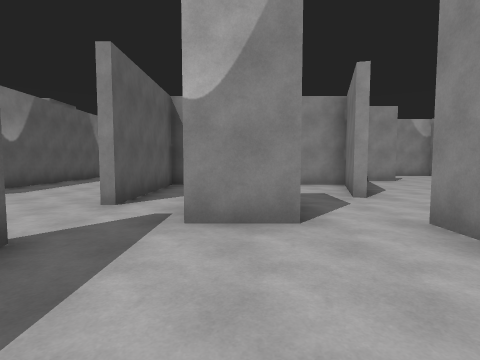
[1] (above)

24 first-person views from a walk through a Unity game level. The camera is 1.5 m above the floor, tilts 4° down and sees 80° across. The floor is counted in squares, 2 m on a side. Each view is taken from the middle of a square. On the plan, view 1 faces up. The plan holds only what a view shows up to about 10 squares ahead; the rest is blank. The player character is not drawn.

[2]
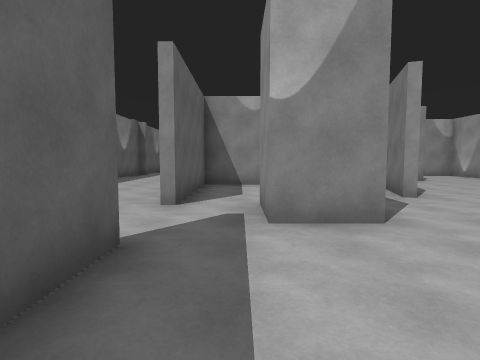

[3]
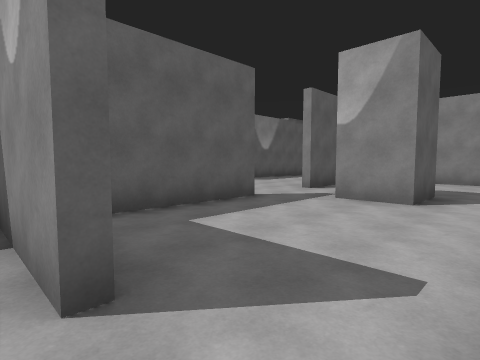

[4]
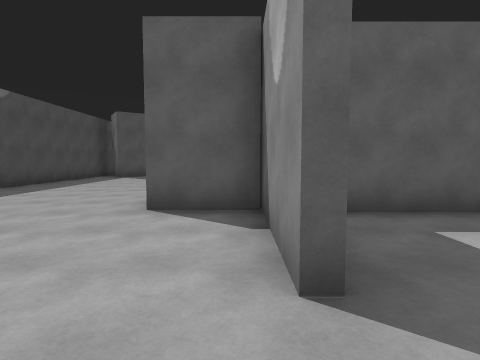

[5]
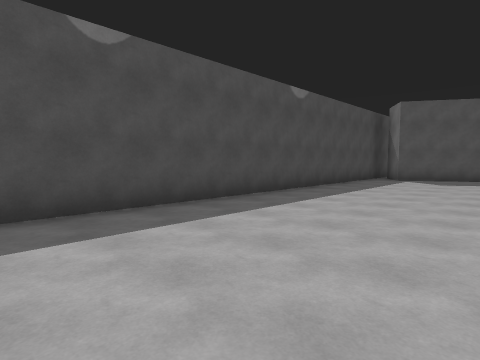

[6]
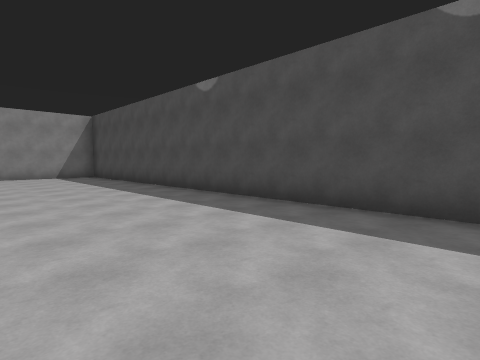

[7]
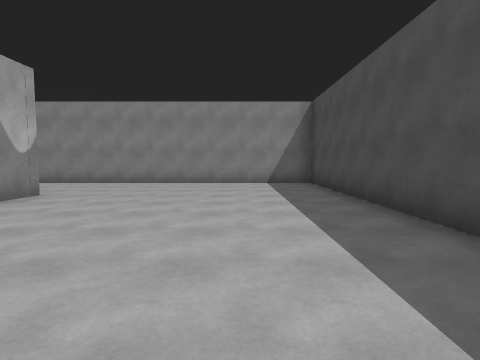

[8]
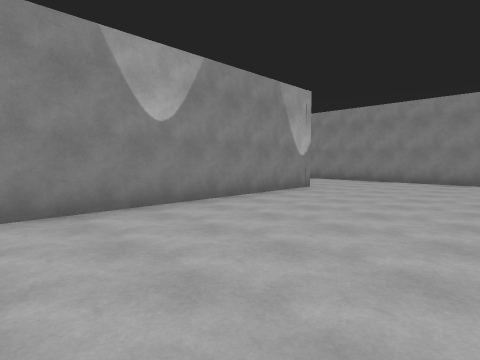

[9]
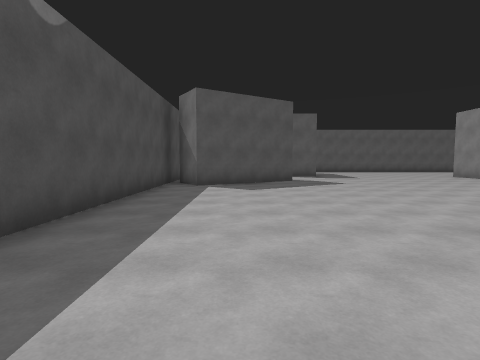

[10]
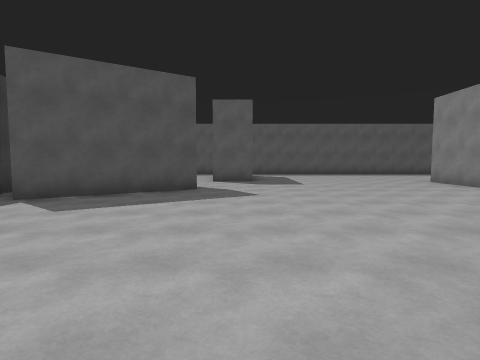

[11]
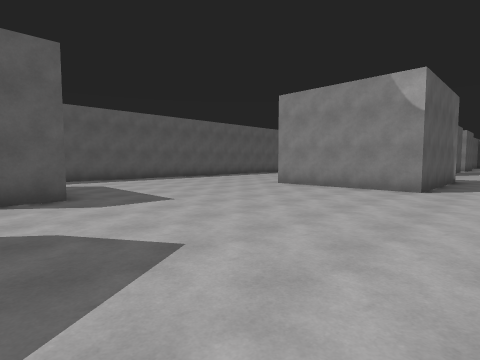

[12]
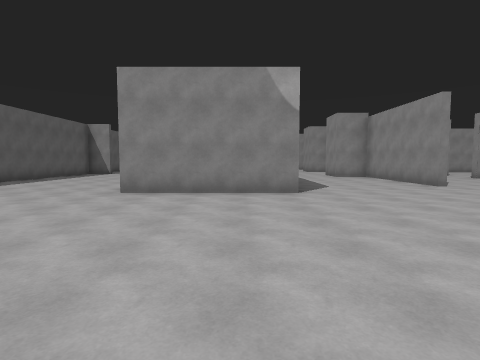

[13]
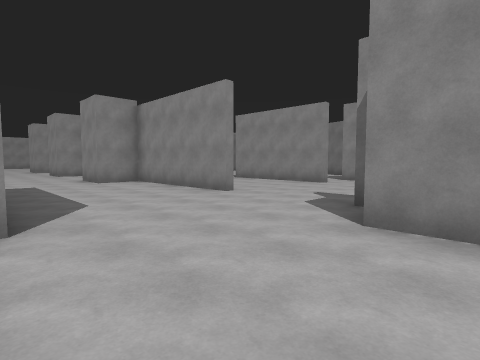

[14]
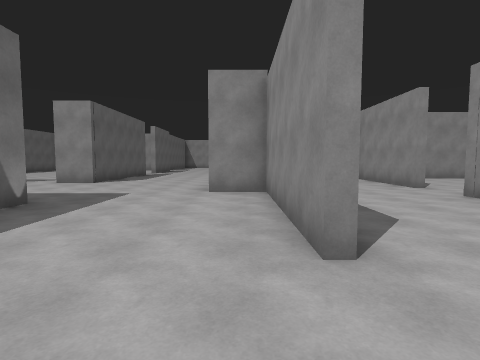

[15]
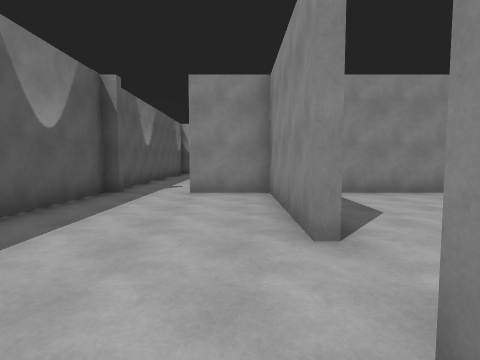

[16]
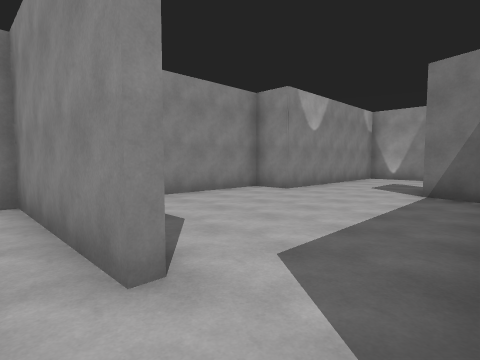

[17]
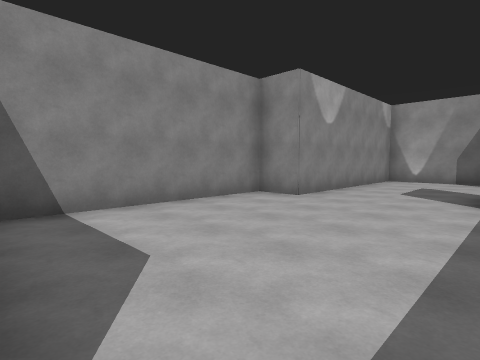

[18]
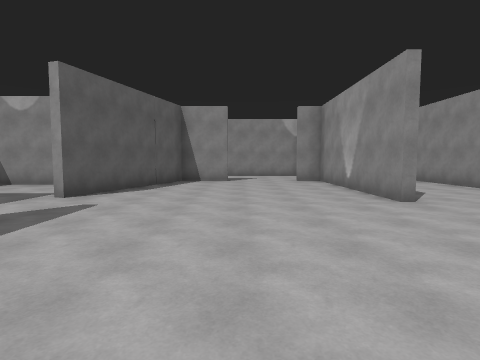

[19]
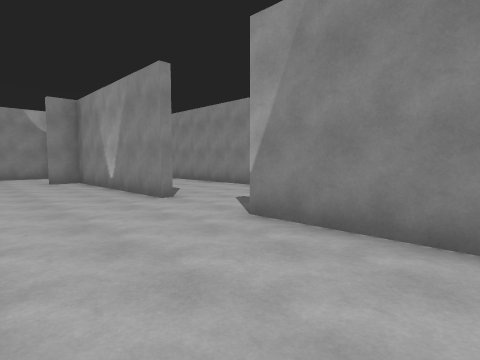

[20]
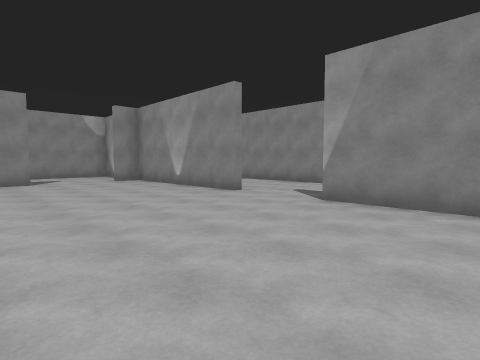

[21]
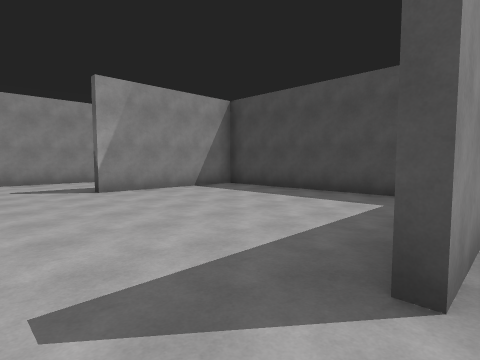

[22]
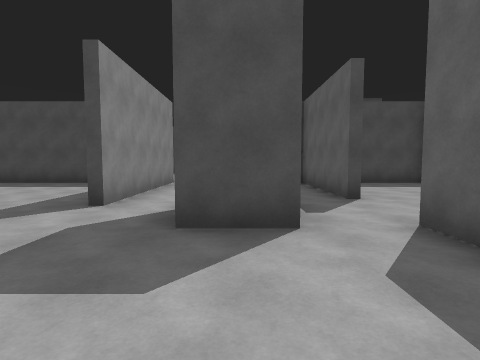

[23]
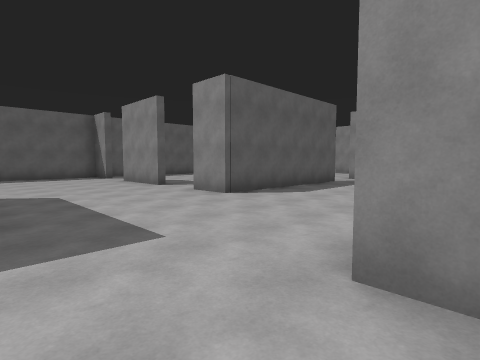

[24]
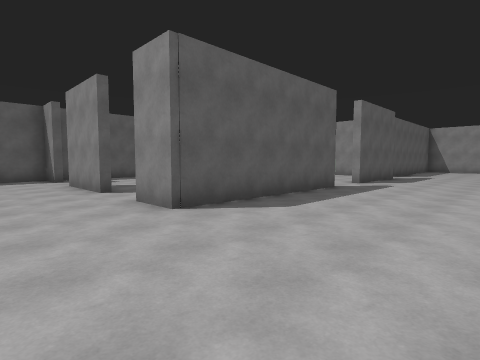

### Floor plan
Points are (right, up) in squares from view 1. A wall is a line through its corners. A room is listed if a view was taken in it or the views show most of it. See-through windows are left out.
Room 1 (views 1, 2, 22)
walls: (-0.7, 4.9) (0.7, 4.9) (0.7, 3.3) (-0.7, 3.3) (-0.7, 4.9); (2.3, 5.7) (3.2, 8.7) (-2.1, 8.7) (-2.1, 4.6); (-2.1, 2.6) (-2.1, -1.5); (2.2, -0.5) (2.2, 3.4)
ways out: opening at (-2, 3.5) to room 2; opening at (1, -1) to room 2; opening at (2, 4.5) to room 2
Room 2 (views 3, 4, 5, 6, 7, 8, 9, 10, 11, 12, 13, 14, 15, 16, 17, 18, 19, 20, 21, 23, 24)
walls: (-2.3, 10.5) (-2.3, 14.5) (-4.2, 14.5); (-2.3, 8.5) (-2.3, 9); (3.4, 9.5) (3.8, 10.6); (3.9, 10) (2.5, 5.6); (-6.1, 10) (-6.1, 7.4); (-2.3, 4.6) (-2.3, 5.5); (5.6, 10.2) (4.9, 10.2); (-6.1, 14.6) (-6.1, 11.6); (-6.4, 5) (-6.4, 9.7) (-7.7, 9.7) (-7.7, 10.9); (-6.1, 18) (-6.1, 15.6); (-10.7, 8) (-10.7, 3.5) (-14.8, 3.5); (8.9, 10.9) (8.9, 13.4) (3.2, 13.4) (3.2, 14.5) (-1.6, 14.5); (8.9, 5) (8.9, 10.2) (8, 10.2); (0.5, -1.7) (-2.3, -1.7) (-2.3, -3.5); (-7.7, 0.2) (-7.7, 1.4); (3.9, -1.4) (8.9, -1.4) (8.9, 2.8); (-6, -1.4) (-4, -1.4); (-11.8, 17.6) (-11.8, 12.3) (-13, 12.3); (-14.8, 12.3) (-17.4, 12.3); (-11.8, 20.4) (-11.8, 19.1); (9.2, -1.7) (2.2, -1.7) (2.2, -0.5); (-18.9, 12.3) (-20.1, 12.3) (-20.1, 11); (-12.4, -4) (-10.3, -7.2) (-11.5, -8); (-14.9, -2.5) (-14.9, -4); (-20.1, 7.1) (-20.1, 6.5); (-12, -8.3) (12.4, -8.3) (12.4, 10); (-20.1, -0.9) (-20.1, -1.4)
ways out: opening at (-2, 3.5) to room 1; opening at (1, -1) to room 1; opening at (2, 4.5) to room 1; opening at (-18, 13); opening at (-14, -4); opening at (-14, 13); opening at (-12, 18.5)

Where each view was taken, in squares from view 1:
view 1: 0 up, 0 right, facing up
view 2: 0 up, 1 left, facing up
view 3: 2 down, 2 right, facing up-left
view 4: 2 down, 2 right, facing left
view 5: 4 down, 1 right, facing down-left
view 6: 4 down, 1 left, facing down-right
view 7: 6 down, 3 right, facing right
view 8: 6 down, 2 right, facing up-right
view 9: 6 down, 2 left, facing left
view 10: 3 down, 5 left, facing left
view 11: 4 down, 9 left, facing up-left
view 12: 3 down, 12 left, facing up
view 13: 0 up, 11 left, facing up-right
view 14: 3 up, 7 left, facing up
view 15: 8 up, 3 left, facing up
view 16: 9 up, 3 left, facing up-right
view 17: 10 up, 2 left, facing up-right
view 18: 0 up, 6 right, facing up
view 19: 0 up, 6 right, facing up-right
view 20: 0 up, 4 right, facing up-right
view 21: 5 up, 2 right, facing down-right
view 22: 8 up, 0 right, facing down
view 23: 8 up, 7 left, facing up-left
view 24: 10 up, 8 left, facing up-left
